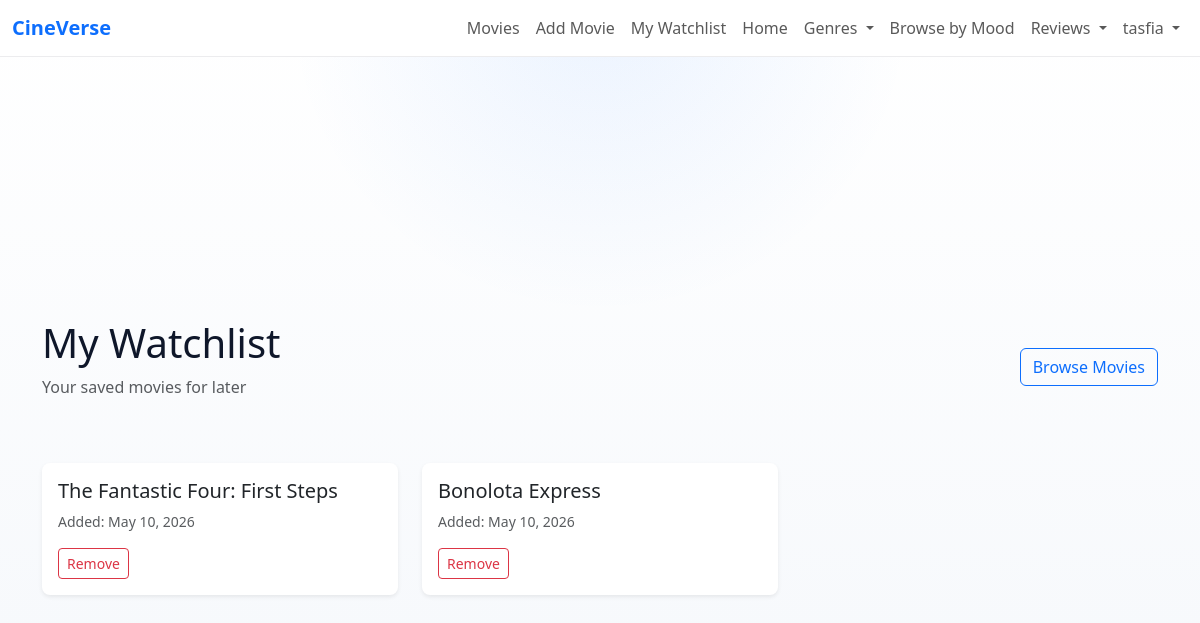
Page /watchlist/ (signed in) on the committed database.
### watchlist/models.py (models this page shows, shortened)
class Watchlist(models.Model):
    user = models.ForeignKey(User, on_delete=models.CASCADE)
    movie_title = models.CharField(max_length=255)
    movie_image = models.URLField(max_length=500, null=True, blank=True)
    added_at = models.DateTimeField(auto_now_add=True)

### watchlist/views.py (the view)
# urls.py: path('', views.watchlist_view, name='watchlist_view'),
@login_required
def watchlist_view(request):
    items = Watchlist.objects.filter(user=request.user)
    return render(request, 'watchlist.html', {'items': items})

### templates/watchlist.html (shortened to what this page needs)
{% extends 'base.html' %}
{% block content %}
<div class="container py-5">
  <section class="page-header mb-5">
    <div class="d-flex justify-content-between align-items-center">
      <div>
        <h1 class="mb-2">My Watchlist</h1>
        <p class="text-muted">Your saved movies for later</p>
      </div>
      <a href="{% url 'movie_app:movie_list' %}" class="btn btn-outline-primary">
        Browse Movies
      </a>
    </div>
  </section>
  <section class="watchlist-container">
    {% if items %}
    <div class="row g-4">
      {% for item in items %}
      <div class="col-12 col-sm-6 col-lg-4">
        <div class="card h-100 border-0 shadow-sm rounded-3 overflow-hidden hover-shadow" style="transition: box-shadow 0.3s ease;">
          <div class="card-body d-flex flex-column">
            <h5 class="card-title text-dark">
              {{ item.movie_title }}
            </h5>
            <small class="text-muted mb-3">
              Added: {{ item.added_at|date:'M d, Y' }}
            </small>
            <form method="post" action="{% url 'watchlist:remove_from_watchlist' item.id %}" class="mt-auto">
              <button type="submit" class="btn btn-outline-danger btn-sm">Remove</button>
            </form>
          </div>
        </div>
      </div>
      {% endfor %}
    </div>
    {% else %}
    <div class="text-center py-5">
      <h3 class="text-muted">Your watchlist is empty</h3>
      <p class="text-muted">Start adding movies to your watchlist!</p>
      <a href="{% url 'movie_app:movie_list' %}" class="btn btn-primary">Browse Movies</a>
    </div>
    {% endif %}
  </section>
</div>
{% endblock %}

### templates/navbar.html (shortened to what this page needs)
<nav class="navbar navbar-expand-lg navbar-light bg-white border-bottom" style="border-color: var(--cv-border) !important;">
  <div class="container-fluid">
    <a class="navbar-brand fw-bold" href="{% url 'movie_app:movie_list' %}">
      <span style="color: #0d6efd;">CineVerse</span>
    </a>
    <div class="collapse navbar-collapse" id="navbarNav">
      <ul class="navbar-nav ms-auto">
          {% if user.is_authenticated %}
          <li class="nav-item">
            <a class="nav-link" href="{% url 'movie_app:movie_list' %}">
              Movies
            </a>
          </li>
          <li class="nav-item">
            <a class="nav-link" href="{% url 'movie_app:add_movie' %}">
              Add Movie
            </a>
          </li>
          <li class="nav-item">
            <a class="nav-link" href="{% url 'watchlist:watchlist_view' %}">
              My Watchlist
            </a>
          </li>
  <li class="nav-item">
    <a class="nav-link" href="{% url 'movie_app:home' %}">
      Home
    </a>
  </li>
  <li class="nav-item dropdown">
    <a class="nav-link dropdown-toggle" href="#" data-bs-toggle="dropdown">
      Genres
    </a>
  </li>
  <li class="nav-item">
    <a class="nav-link" href="{% url 'movie_app:mood_list' %}">
      Browse by Mood
    </a>
  </li>
  <li class="nav-item dropdown">
    <a class="nav-link dropdown-toggle" href="#" data-bs-toggle="dropdown">
      Reviews
    </a>
  </li>
          <li class="nav-item dropdown">
            <a
              class="nav-link dropdown-toggle"
              href="#"
              id="profileDropdown"
              role="button"
              data-bs-toggle="dropdown"
              aria-expanded="false"
            >
              {{ user.username }}
            </a>
          </li>
        {% endif %}
      </ul>
    </div>
  </div>
</nav>

### templates/base.html (style rules this page uses)
:root { --cv-bg: #f4f7fb; --cv-surface: rgba(255, 255, 255, 0.92); --cv-border: rgba(15, 23, 42, 0.08); --cv-text: #0f172a; --cv-muted: #64748b; }
body { background: radial-gradient( circle at top, rgba(13, 110, 253, 0.08), transparent 30% ), linear-gradient(180deg, #ffffff 0%, var(--cv-bg) 100%); color: var(--cv-text); }

### rows in the picture
Watchlist: movie_title "The Fantastic Four: First Steps", added_at "May 10, 2026"
Watchlist: movie_title "Bonolota Express", added_at "May 10, 2026"

### other values in the picture
{{ user.username }} "tasfia"
